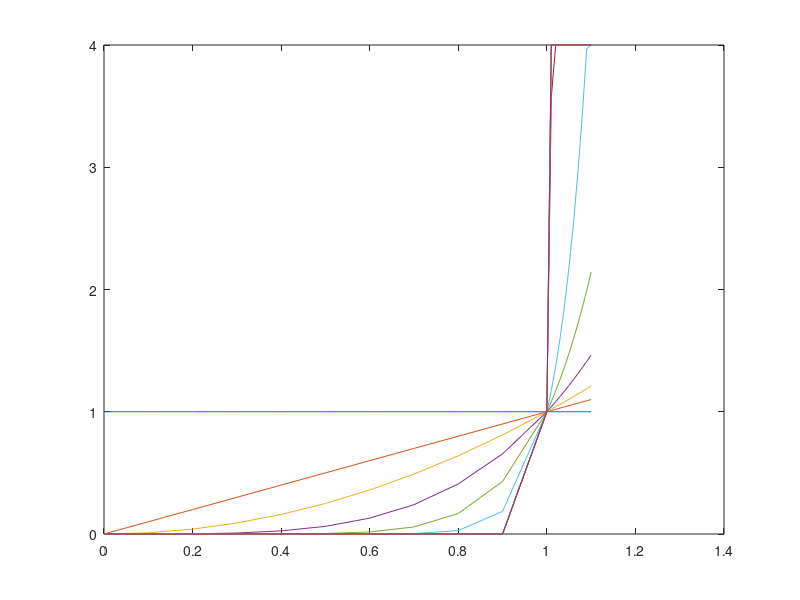

MATLAB code to generate this figure:
# x-to-the-n.m
# Generates plots of x^n for n = [0, 1, 2, 4, 8, 16, 128, 512, 1024]
# to plot over the domain [0, 1.2]
# Alternative to generating by gnuplot.
#
# graphics_toolkit('gnuplot')
n = [0, 1, 2, 4, 8, 16, 128, 512, 1024 2048 4096]
x = [0:0.1:1.0 1.0:0.01:1.1]
y = x'.^n
y(y < 0.001) = 0
y(y > 4) = 4;
p = x';
q = y';
plot(p, q);
